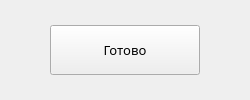
<?xml version="1.0" encoding="UTF-8"?>
<ui version="4.0">
 <class>MainWindow</class>
 <widget class="QMainWindow" name="MainWindow">
  <property name="geometry">
   <rect>
    <x>0</x>
    <y>0</y>
    <width>250</width>
    <height>100</height>
   </rect>
  </property>
  <property name="minimumSize">
   <size>
    <width>250</width>
    <height>100</height>
   </size>
  </property>
  <property name="maximumSize">
   <size>
    <width>250</width>
    <height>100</height>
   </size>
  </property>
  <property name="windowTitle">
   <string>Выполнено!</string>
  </property>
  <widget class="QWidget" name="centralwidget">
   <widget class="QPushButton" name="button_success">
    <property name="geometry">
     <rect>
      <x>50</x>
      <y>25</y>
      <width>150</width>
      <height>50</height>
     </rect>
    </property>
    <property name="minimumSize">
     <size>
      <width>150</width>
      <height>50</height>
     </size>
    </property>
    <property name="maximumSize">
     <size>
      <width>150</width>
      <height>50</height>
     </size>
    </property>
    <property name="font">
     <font>
      <family>Bahnschrift SemiCondensed</family>
      <pointsize>10</pointsize>
     </font>
    </property>
    <property name="text">
     <string>Готово</string>
    </property>
   </widget>
  </widget>
 </widget>
 <resources/>
 <connections/>
</ui>
